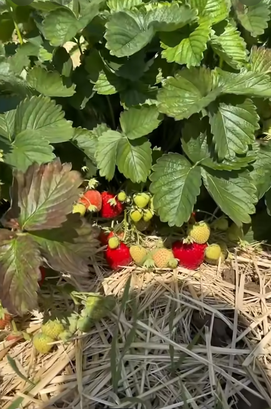
#> input picture cv/canny/images/poster.png, 271 x 409 px, shrunk from 455 x 686 before the run
$ python main.py   (older library calls are emulated)
#> lines starting #> are read from the running program, lines starting #| are printed output that depends on the picture
import logging
import numpy as np
from matplotlib import pyplot
import cv2

# Sobel  https://stackoverflow.com/questions/51167768/sobel-edge-detection-using-opencv
# NMS https://en.wikipedia.org/wiki/Edge_detection#Canny https://www.geeksforgeeks.org/what-is-non-maximum-suppression/

logging.basicConfig(level=logging.DEBUG, filename='app.log', encoding='UTF-8',
                    filemode='w', format='%(levelname)s: %(message)s')


def to_grayscale(img: np.ndarray):
  R = 0.2989
  G = 0.5870
  B = 0.1140

  b = img[..., 0]
  g = img[..., 1]
  r = img[..., 2]
  result = B * b + G * g + R * r
  return result

def to_red(img: np.ndarray):
  return img[..., 2]

def to_green(img: np.ndarray):
  return img[..., 1]

def to_blue(img: np.ndarray):
  return img[..., 0]

def hypot(imgX, imgY):
  scale = lambda x: (x - x.min()) / (x.max() - x.min()) * 255
  return scale(np.hypot(imgX, imgY))


def imshow(img):
  # pyplot.figure(figsize=(20, 20))
  pyplot.imshow(img, "gray")
  pyplot.xticks([])
  pyplot.yticks([])
  pyplot.show()


def nms(img, theta):
  height, width = img.shape
  print(f'height-{height} width-{width}')
  result = np.zeros((height, width), dtype=np.int32)
  angle = theta * 180.0 / np.pi
  angle[angle < 0] += 180

  for h in range(1, height - 1):
    for w in range(1, width - 1):
      q = 0
      r = 0
      # ближе к горизонту
      if (0 <= angle[h, w] < 22.5) or (157.5 <= angle[h, w] <= 180):
        r = img[h, w - 1]  # левей
        q = img[h, w + 1]  # правей
      # диагональ
      elif 22.5 <= angle[h, w] < 67.5:
        r = img[h - 1, w + 1]  # выше правей
        q = img[h + 1, w - 1]  # ниже левей
      # ближе к вертикалу (90)
      elif 67.5 <= angle[h, w] < 112.5:
        r = img[h - 1, w]  # выше
        q = img[h + 1, w]  # ниже
      # диагональ
      elif 112.5 <= angle[h, w] < 157.5:
        r = img[h + 1, w + 1]  # ниже правей
        q = img[h - 1, w - 1]  # выше левей

      # если целевая точка контрастней смежных по нормали к границе
      if img[h, w] >= q and img[h, w] >= r:
        result[h, w] = img[h, w]
      else:
        result[h, w] = 0

  return result


# Двойная пороговая фильтрация. Если значение пикселя
# выше верхней границы – он принимает максимальное значение (граница считается
# достоверной), если ниже – пиксель подавляется, точки со значением, попадающим в
# диапазон между порогов, принимают фиксированное среднее значение (они будут
# уточнены на следующем этапе).
def threshold(img, lowRatio=0.1, highRatio=0.2, weak=150, strong=255):
  height, width = img.shape
  result = np.zeros((height, width), dtype=np.int32)
  high_threshold = img.max() * highRatio
  low_threshold = high_threshold * lowRatio

  strong_i, strong_j = np.where(img >= high_threshold)
  weak_i, weak_j = np.where((img < high_threshold) & (img > low_threshold))

  result[strong_i, strong_j] = strong
  result[weak_i, weak_j] = weak
  return result


# Трассировка. те пиксела, что были слабыми становятся либо 0 либо сильными
# в зависимости от соседей
def hysteresis(img, weak=150, strong=255):
  height, width = img.shape
  result = img.copy()
  for h in range(1, height - 1):
    for w in range(1, width - 1):
      if img[h, w] == strong:
        result[h, w] = strong
      elif img[h, w] == weak:
        if (
            (img[h + 1, w + 1] == strong or img[h - 1, w - 1] == strong) or
            (img[h, w + 1] == strong or img[h, w - 1] == strong) or
            (img[h + 1, w] == strong or img[h - 1, w] == strong) or
            (img[h + 1, w-1] == strong or img[h - 1, w+1] == strong)
        ):
          result[h, w] = strong
        else:
          result[h, w] = 0
      elif img[h, w] > 0 :
        print('{}'.format(img[h,w]))
  return result


def apply_pipeline(img):
  blur_image = cv2.GaussianBlur(img, ksize=(29, 29), sigmaX=2, sigmaY=2)
  grad_x = cv2.Sobel(blur_image, cv2.CV_64F, 1, 0)
  grad_y = cv2.Sobel(blur_image, cv2.CV_64F, 0, 1)
  grad_norm = hypot(grad_x, grad_y)
  theta = np.arctan2(grad_y, grad_x)
  img_nms = nms(grad_norm, theta)
  img_threshold = threshold(img_nms)
  img_hyst = hysteresis(img_threshold)
  return img_hyst


def show_1():
  image = cv2.imread("images/1.png")
  red = to_red(image)
  red = apply_pipeline(red)
  imshow(red)

def show_street():
  image = cv2.imread("images/poster.png")
#> image is the input picture: shape (409, 271, 3); mean B, G, R 65.9, 110.3, 109.6
  image = to_grayscale(image)
  image = apply_pipeline(image)
#> in apply_pipeline, `grad_y = cv2.Sobel(blur_image, cv2.CV_64F, 0, 1)`:
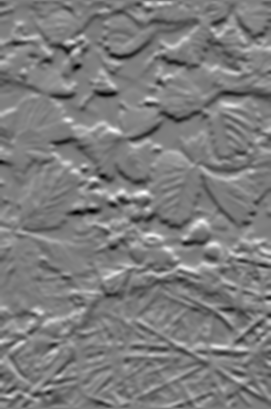
#> grad_y: shape (409, 271) float64; min -239.6, max 245.3, mean -0.6; drawn with min black and max white
#> in hypot, `return scale(np.hypot(imgX, imgY))`:
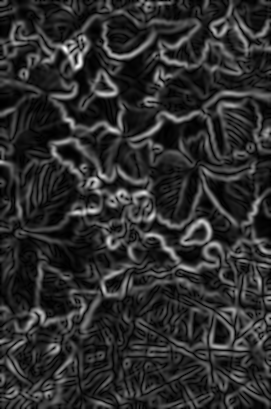
#> returned value: shape (409, 271) float64; min 0, max 255, mean 45.6
#> in apply_pipeline, `theta = np.arctan2(grad_y, grad_x)`:
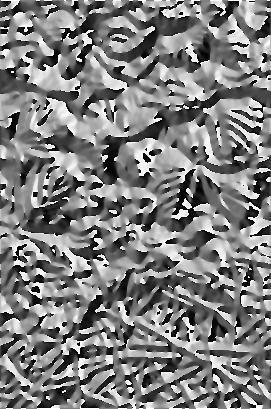
#> theta: shape (409, 271) float64; min -3.14, max 3.14, mean 0.00757; drawn with min black and max white
#| height-409 width-271
#> in nms, `angle[angle < 0] += 180`:
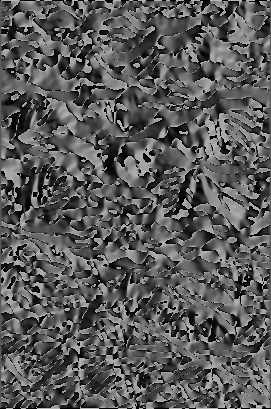
#> angle: shape (409, 271) float64; min 0, max 180, mean 89.5
#> after the loop in nms, `for h in range(1, height - 1):`:
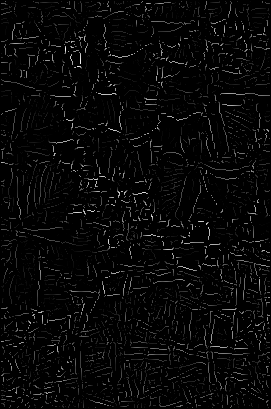
#> result: shape (409, 271) int32; min 0, max 255, mean 8
#> in threshold, `high_threshold = img.max() * highRatio`: high_threshold = 51
#> in threshold, `low_threshold = high_threshold * lowRatio`: low_threshold = 5.1
#> in threshold, `strong_i, strong_j = np.where(img >= high_threshold)`: strong_i = 7446 values from 1 to 407; strong_j = 7446 values, max 269 at index 65, min 1 at index 33, mean 141.6
#> in threshold, `weak_i, weak_j = np.where((img < high_threshold) & (img > low_threshol..`: weak_i = 6644 values from 1 to 407; weak_j = 6644 values, max 269 at index 309, min 1 at index 179, mean 128.6
#> in apply_pipeline, `img_threshold = threshold(img_nms)`:
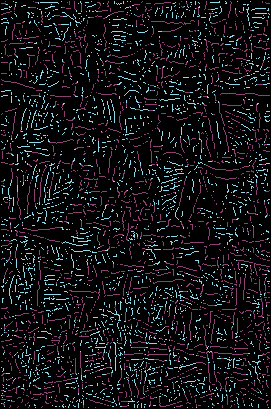
#> img_threshold: shape (409, 271) int32; 3 distinct labels, from 0 to 255; one colour per label, 0 black
#> after the loop in hysteresis, `for h in range(1, height - 1):`:
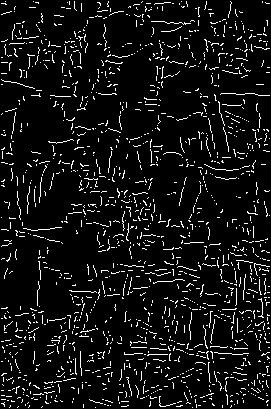
#> result: shape (409, 271) int32; 7.4% white in thin lines or dots
  imshow(image)

def show_stadium():
  image = cv2.imread("images/stadium.jpg")
  image = to_grayscale(image)
  image = apply_pipeline(image)
  imshow(image)

# Press the green button in the gutter to run the script.
if __name__ == '__main__':
  #show_1()
  show_street()
  #show_stadium()

$ run again, with cv/canny/images/street.jpg saved as cv/canny/images/poster.png
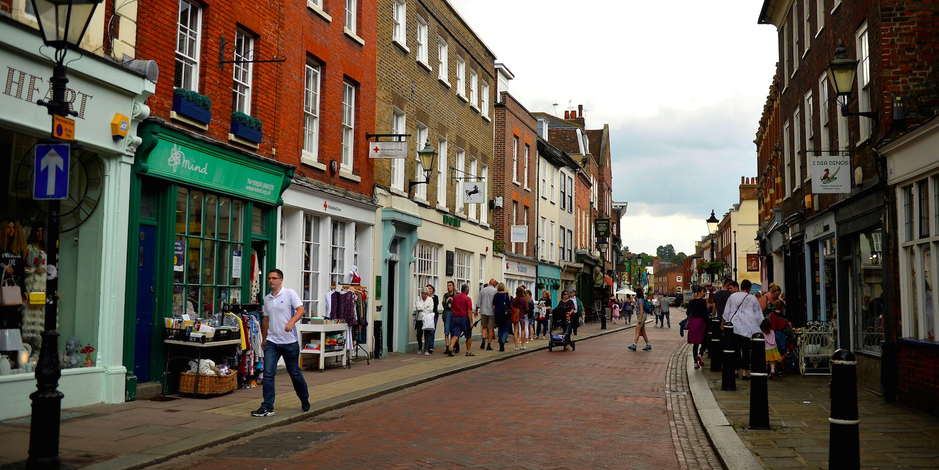
#> input picture cv/canny/images/street.jpg, 939 x 470 px, shrunk from 1576 x 788 before the run
#> in show_street, image is the input picture: shape (470, 939, 3); mean B, G, R 83.2, 95.4, 104.5
#| height-470 width-939
#> after the loop in nms, `for h in range(1, height - 1):`:
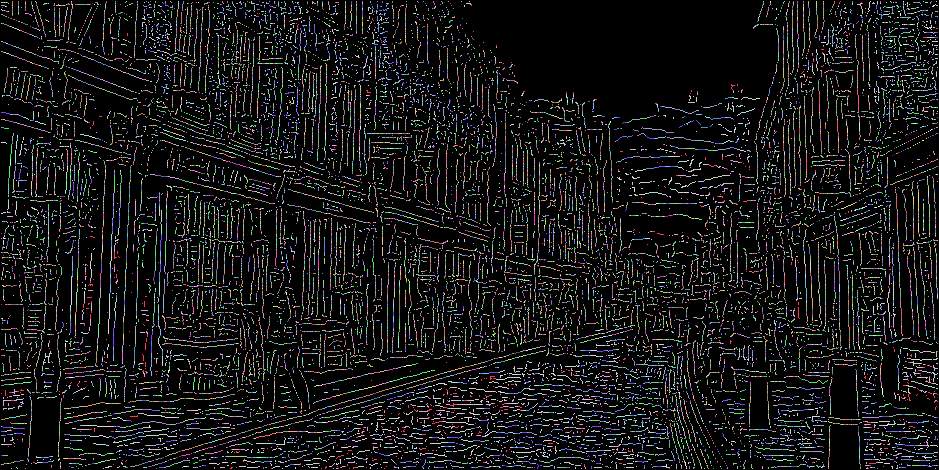
#> result: shape (470, 939) int32; 243 distinct labels, from 0 to 255; one colour per label, 0 black
#> high_threshold = 51
#> low_threshold = 5.1
#> strong_i = 19013 values from 1 to 468; strong_j = 19013 values, max 937 at index 6445, min 1 at index 433, mean 445.2
#> img_threshold: shape (470, 939) int32; 3 distinct labels, from 0 to 255
#> after the loop in hysteresis, `for h in range(1, height - 1):`:
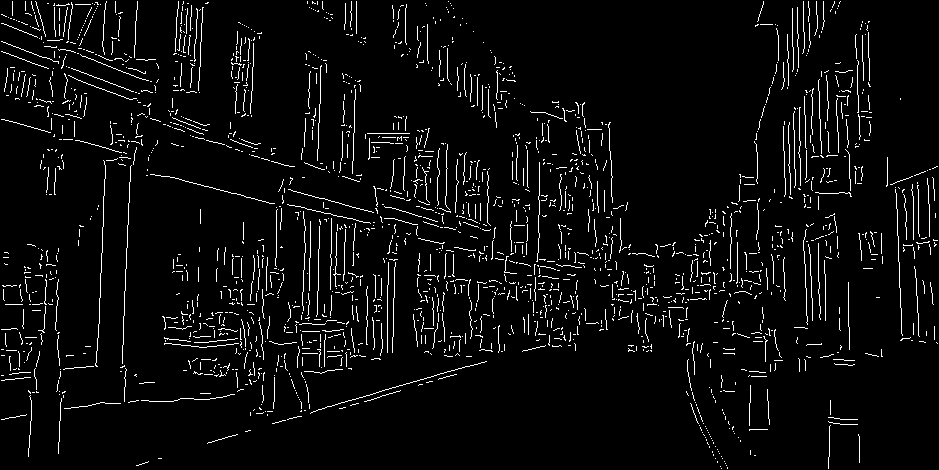
#> result: shape (470, 939) int32; 4.6% white in thin lines or dots
